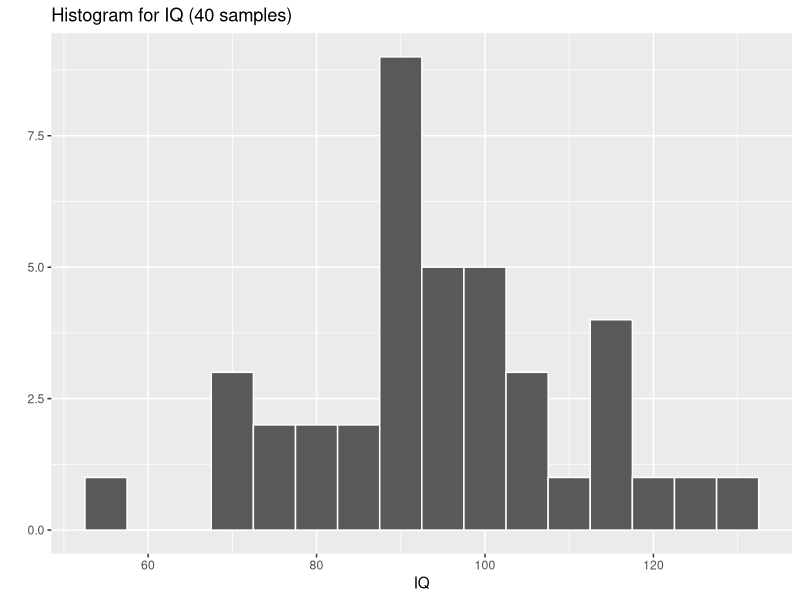
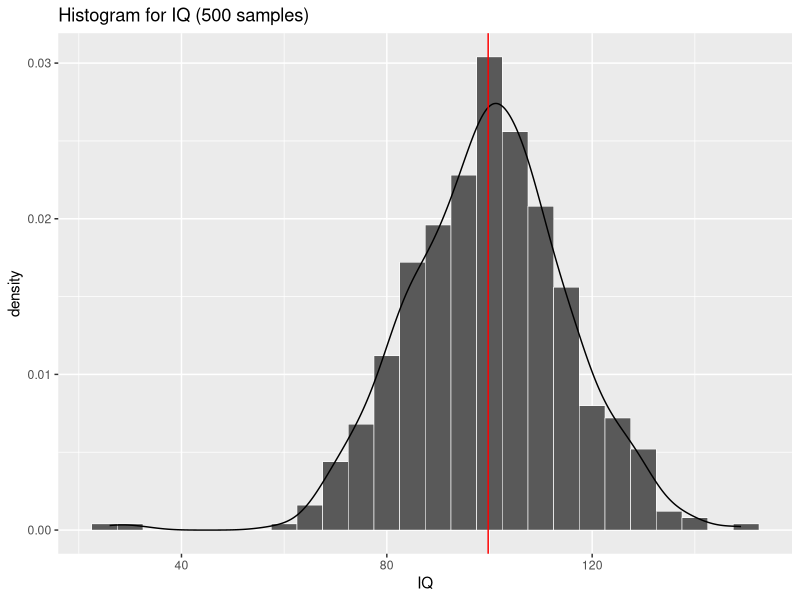
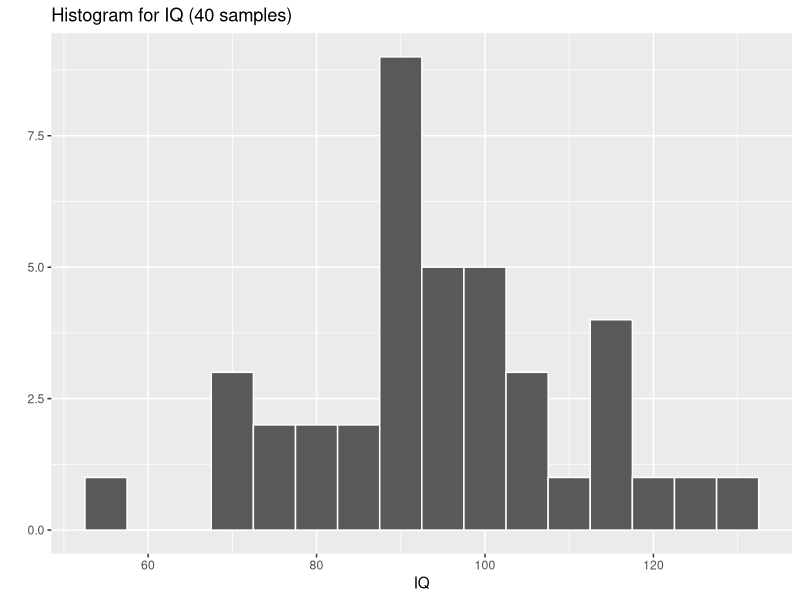
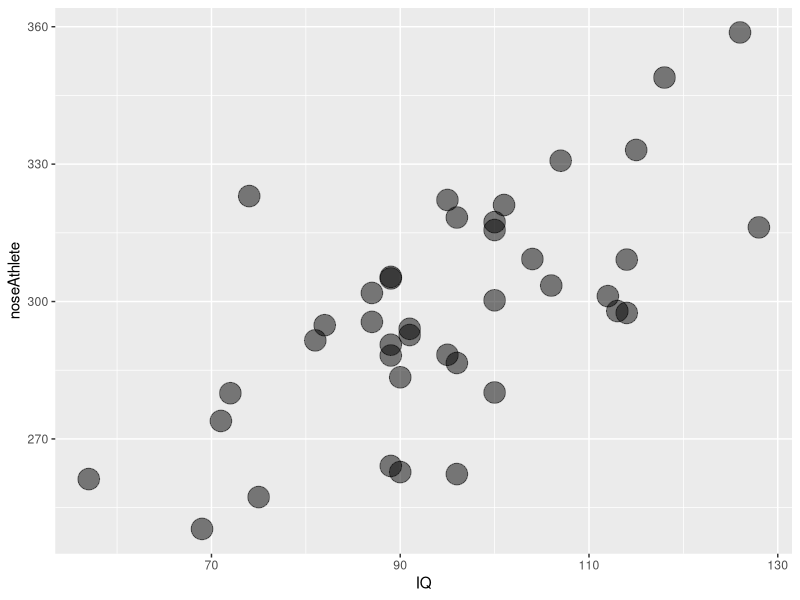
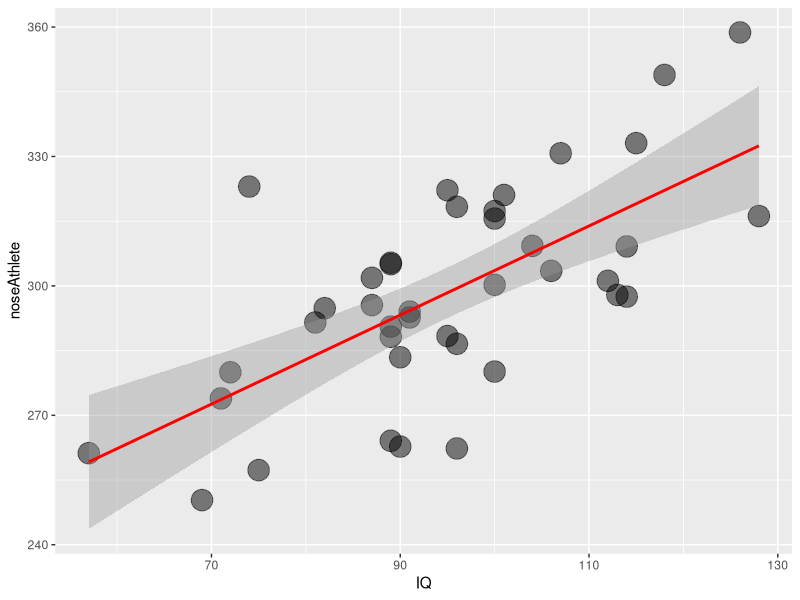
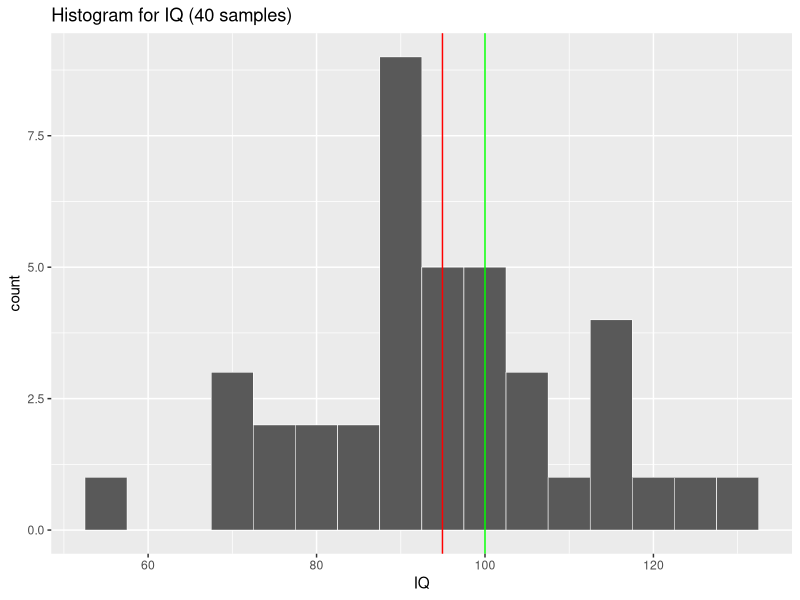
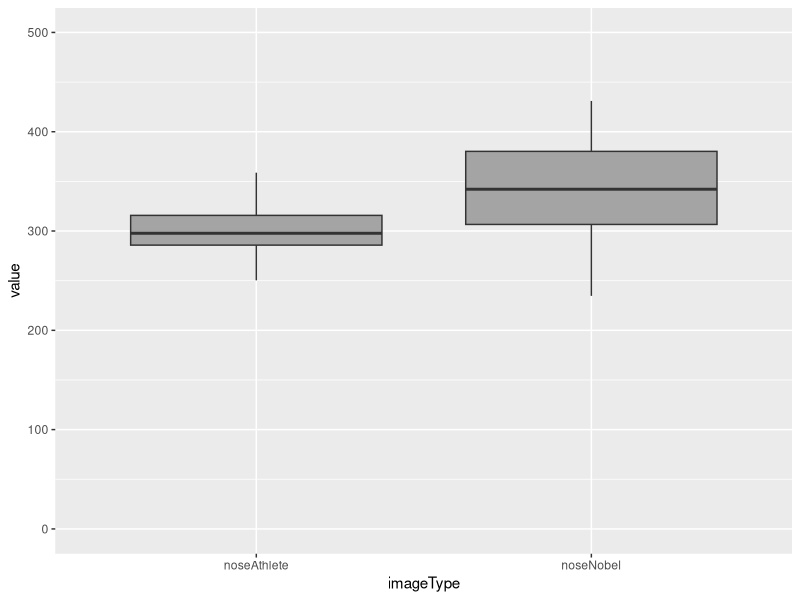
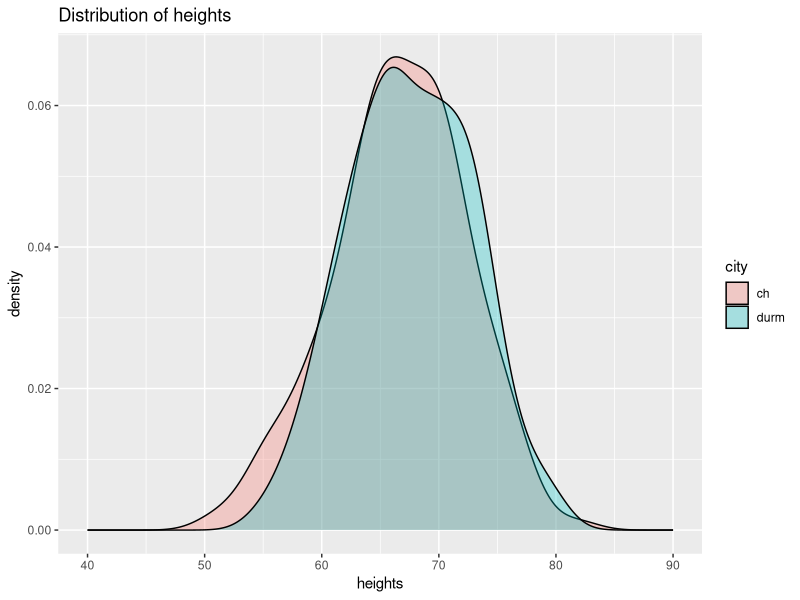

Source code (R) for these figures, in order:
## ---- chunk 1
# if you haven't already, set your working directory to 'stats_intro'
#setwd("<dirPath>/stats_intro")

# read the data, store in variable called 'dt'
dt <- read.csv('data/exampleData.tsv', sep='\t', row.names=1)

# print the first few rows
head(dt, n=5)
## ---- chunk 2
# <tableName>$<columnName>
dt$IQ
## ---- chunk 3
# if you need to install the psych library:
# install.packages("psych", dependencies=TRUE)
library(psych)  # this is an external library that has some really useful tools within it

# the 'describe' function comes with the psych library and will report descriptive stats on all vars in your table
describe(dt)
## ---- chunk 4
# if you need to install the ggplot library:
# install.packages("ggplot2", dependencies=TRUE)
library(ggplot2)  # useful plotting library

qplot(IQ, data=dt, 
      binwidth=5,
      main="Histogram for IQ (40 samples)",
      col=I("white"))
## ---- chunk 5
# read in larger population datatable
dt_pop <- read.csv('data/exampleData_population.tsv', sep='\t', row.names=1)


# plot the histogram for IQ scores from larger population
ggplot(dt_pop, aes(x=IQ, y=..density..)) + 
  geom_histogram(binwidth=5, size=.2, col="white") + 
  geom_density(colour="black") +
  geom_vline(xintercept=mean(dt_pop$IQ), color="red") +
  ggtitle("Histogram for IQ (500 samples)")

## ---- chunk 6
qplot(IQ, data=dt, 
      binwidth=5,
      main="Histogram for IQ (40 samples)",
      col=I("white"))
## ---- chunk 7
shapiro.test(dt$IQ)

## ---- chunk 8
shapiro.test(dt$IQ)

## ---- chunk 9

# Compute the correlation coefficient, and determine if the relationship is significant
cor.test(dt$IQ, y=dt$noseAthlete)
## ---- chunk 10
ggplot(dt, aes(x=IQ, y=noseAthlete)) +
  geom_point(size=7, alpha=.5)
## ---- chunk 11
# code for running a basic linear model in R
lmMod = lm(noseAthlete ~ IQ, data=dt)

summary(lmMod)
## ---- chunk 12
ggplot(dt, aes(x=IQ, y=noseAthlete)) +
  geom_point(size=7, alpha=.5) +
  geom_smooth(method=lm, color="red")
## ---- chunk 13
# code for running a basic multiple regression model in R
lmMod = lm(IQ ~ noseMovie + noseAthlete + noseNobel, data=dt)

summary(lmMod)
## ---- chunk 14
# code for one-sample t-test
t.test(dt$IQ, mu=100)

## ---- chunk 15
# plot the histogram for IQ scores
ggplot(dt, aes(x=IQ)) + 
  geom_histogram(binwidth=5, size=.2, col="white") + 
  geom_vline(xintercept=mean(dt$IQ), color="red") +
  geom_vline(xintercept=100, color="green") +
  ggtitle("Histogram for IQ (40 samples)")
## ---- chunk 16
# paired samples t-test
t.test(dt$noseAthlete, dt$noseNobel, paired=TRUE)
## ---- chunk 17
# we first need to convert these variables in the table from wide to long format (more on this under ANOVAs)
library(reshape2)
dt$ID <- 1:nrow(dt)    # create ID col
dt_long <- melt(dt, id.vars="ID", measure.vars = c("noseAthlete", "noseNobel"), variable.name="imageType")

# make box plot of the two measures
ggplot(dt_long, aes(x=imageType, y=value)) +
  geom_boxplot(fill="#A4A4A4") +
  ylim(0, 500)

## ---- chunk 18
# set random number seed for later reproducibility
set.seed(500)

# generate sample data from normal distributions
durhamHeights = rnorm(200, mean=68, sd=5)
durm = rep("durm", 200)
chapHeights = rnorm(200, mean=66.8, sd=6)
ch = rep("ch", 200)

# make dataframe
city <- c(durm, ch)
heights <- c(durhamHeights, chapHeights)
height_dt <- data.frame(city, heights)

# plot the two distibutions
ggplot(height_dt, aes(x=heights, fill=city)) +
  geom_density(alpha=0.3) +
  xlim(40, 90) +
  ggtitle("Distribution of heights")

## ---- chunk 19
# independent samples t-test
t.test(durhamHeights, chapHeights, paired=FALSE)
